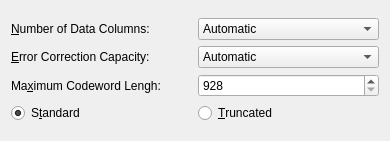
<?xml version="1.0" encoding="UTF-8"?>
<ui version="4.0">
 <class>PDF417Config</class>
 <widget class="QWidget" name="PDF417Config">
  <property name="geometry">
   <rect>
    <x>0</x>
    <y>0</y>
    <width>390</width>
    <height>141</height>
   </rect>
  </property>
  <property name="windowTitle">
   <string>Form</string>
  </property>
  <layout class="QVBoxLayout" name="verticalLayout">
   <item>
    <layout class="QGridLayout" name="gridLayout">
     <item row="0" column="0">
      <widget class="QLabel" name="_columnsLit">
       <property name="text">
        <string>&amp;Number of Data Columns:</string>
       </property>
       <property name="alignment">
        <set>Qt::AlignLeading|Qt::AlignLeft|Qt::AlignVCenter</set>
       </property>
       <property name="buddy">
        <cstring>_columns</cstring>
       </property>
      </widget>
     </item>
     <item row="0" column="1">
      <widget class="QComboBox" name="_columns">
       <item>
        <property name="text">
         <string>Automatic</string>
        </property>
       </item>
       <item>
        <property name="text">
         <string>1</string>
        </property>
       </item>
       <item>
        <property name="text">
         <string>2</string>
        </property>
       </item>
       <item>
        <property name="text">
         <string>3</string>
        </property>
       </item>
       <item>
        <property name="text">
         <string>4</string>
        </property>
       </item>
       <item>
        <property name="text">
         <string>5</string>
        </property>
       </item>
       <item>
        <property name="text">
         <string>6</string>
        </property>
       </item>
       <item>
        <property name="text">
         <string>7</string>
        </property>
       </item>
       <item>
        <property name="text">
         <string>8</string>
        </property>
       </item>
       <item>
        <property name="text">
         <string>9</string>
        </property>
       </item>
       <item>
        <property name="text">
         <string>10</string>
        </property>
       </item>
       <item>
        <property name="text">
         <string>11</string>
        </property>
       </item>
       <item>
        <property name="text">
         <string>12</string>
        </property>
       </item>
       <item>
        <property name="text">
         <string>13</string>
        </property>
       </item>
       <item>
        <property name="text">
         <string>14</string>
        </property>
       </item>
       <item>
        <property name="text">
         <string>15</string>
        </property>
       </item>
       <item>
        <property name="text">
         <string>16</string>
        </property>
       </item>
       <item>
        <property name="text">
         <string>17</string>
        </property>
       </item>
       <item>
        <property name="text">
         <string>18</string>
        </property>
       </item>
       <item>
        <property name="text">
         <string>19</string>
        </property>
       </item>
       <item>
        <property name="text">
         <string>20</string>
        </property>
       </item>
      </widget>
     </item>
     <item row="1" column="0">
      <widget class="QLabel" name="_errorCorrectionLit">
       <property name="text">
        <string>&amp;Error Correction Capacity:</string>
       </property>
       <property name="alignment">
        <set>Qt::AlignLeading|Qt::AlignLeft|Qt::AlignVCenter</set>
       </property>
       <property name="buddy">
        <cstring>_errorCorrection</cstring>
       </property>
      </widget>
     </item>
     <item row="1" column="1">
      <widget class="QComboBox" name="_errorCorrection">
       <item>
        <property name="text">
         <string>Automatic</string>
        </property>
       </item>
       <item>
        <property name="text">
         <string>2 words</string>
        </property>
       </item>
       <item>
        <property name="text">
         <string>4 words</string>
        </property>
       </item>
       <item>
        <property name="text">
         <string>8 words</string>
        </property>
       </item>
       <item>
        <property name="text">
         <string>16 words</string>
        </property>
       </item>
       <item>
        <property name="text">
         <string>32 words</string>
        </property>
       </item>
       <item>
        <property name="text">
         <string>64 words</string>
        </property>
       </item>
       <item>
        <property name="text">
         <string>128 words</string>
        </property>
       </item>
       <item>
        <property name="text">
         <string>256 words</string>
        </property>
       </item>
       <item>
        <property name="text">
         <string>512 words</string>
        </property>
       </item>
      </widget>
     </item>
     <item row="2" column="0">
      <widget class="QLabel" name="_codewordsLit">
       <property name="text">
        <string>Ma&amp;ximum Codeword Lengh:</string>
       </property>
       <property name="alignment">
        <set>Qt::AlignLeading|Qt::AlignLeft|Qt::AlignVCenter</set>
       </property>
       <property name="buddy">
        <cstring>_codewords</cstring>
       </property>
      </widget>
     </item>
     <item row="2" column="1">
      <widget class="QSpinBox" name="_codewords">
       <property name="minimum">
        <number>928</number>
       </property>
       <property name="maximum">
        <number>1800</number>
       </property>
       <property name="value">
        <number>928</number>
       </property>
      </widget>
     </item>
     <item row="3" column="0">
      <widget class="QRadioButton" name="_standard">
       <property name="text">
        <string>S&amp;tandard</string>
       </property>
       <property name="checked">
        <bool>true</bool>
       </property>
      </widget>
     </item>
     <item row="3" column="1">
      <widget class="QRadioButton" name="_truncated">
       <property name="text">
        <string>&amp;Truncated</string>
       </property>
      </widget>
     </item>
    </layout>
   </item>
  </layout>
 </widget>
 <resources/>
 <connections/>
</ui>
